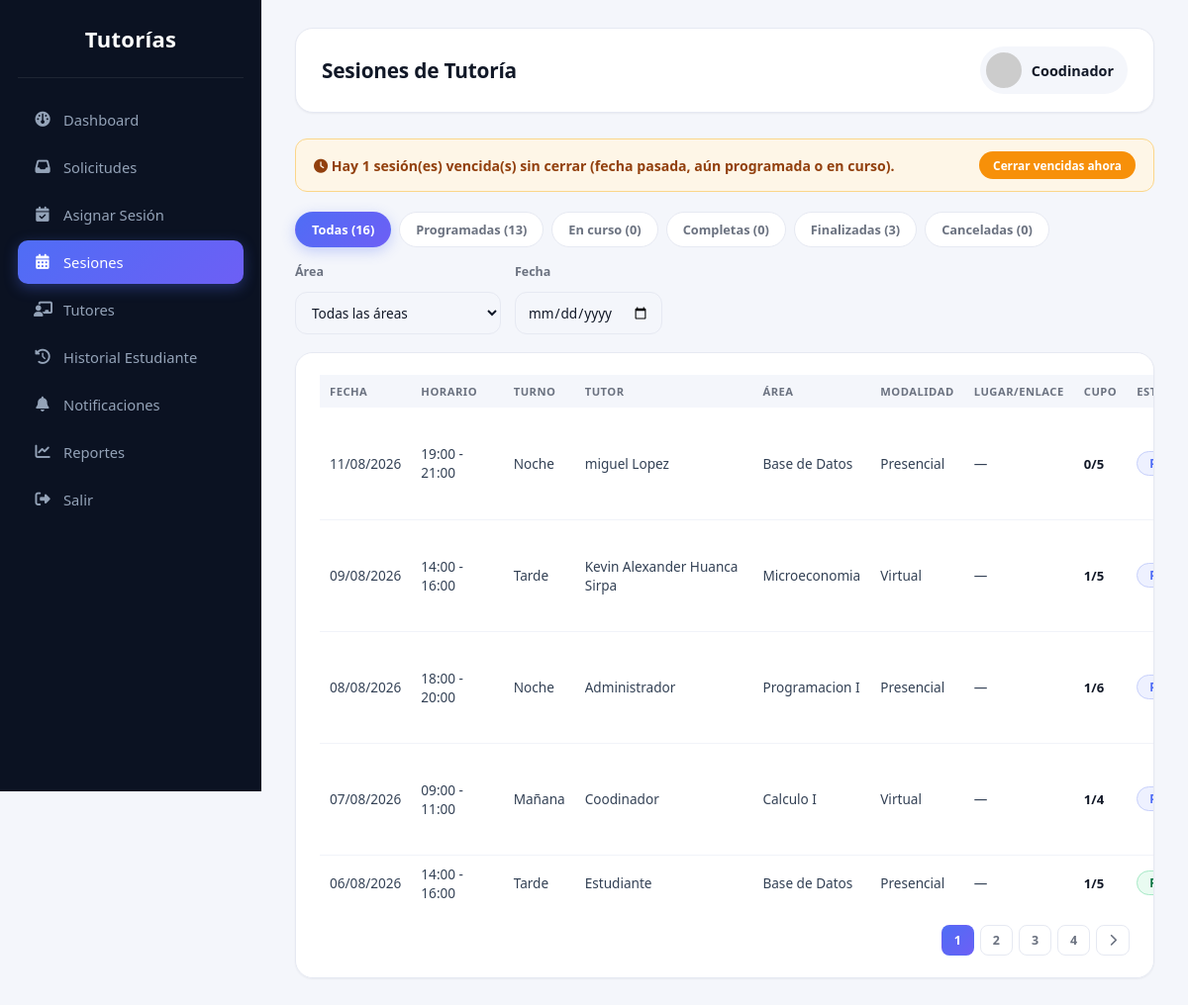
/coordinador/sesiones.php (signed in), run on the app's committed database.
### tables this page shows
CREATE TABLE `sesion_tutoria` (
  `id_sesion` int(11) NOT NULL,
  `id_plan` int(11) NOT NULL,
  `id_tutor` int(11) NOT NULL,
  `id_coordinador` int(11) NOT NULL,
  `id_area` int(11) NOT NULL,
  `turno` enum('mañana','tarde','noche') NOT NULL,
  `fecha` date NOT NULL,
  `hora_inicio` time NOT NULL,
  `hora_fin` time NOT NULL,
  `modalidad` enum('presencial','virtual') NOT NULL,
  `cupo_maximo` int(11) NOT NULL DEFAULT 5,
  `cupo_actual` int(11) NOT NULL DEFAULT 0,
  `estado` enum('programada','en curso','completa','finalizada','cancelada') NOT NULL DEFAULT 'programada'
);

CREATE TABLE `area_academica` (
  `id_area` int(11) NOT NULL,
  `nombre_area` varchar(120) NOT NULL,
  `descripcion` varchar(255) DEFAULT NULL,
  `id_carrera` int(11) NOT NULL
);

### coordinador/sesiones.php (the view, shortened to what this page needs)
<?php
require_once '../config/conexion.php';
$filtro_estado = $_GET['estado'] ?? 'todas';
$filtro_area = $_GET['id_area'] ?? '';
$filtro_fecha = $_GET['fecha'] ?? '';
$sql = "
SELECT st.id_sesion, st.fecha, st.hora_inicio, st.hora_fin, st.turno, st.modalidad,
    st.cupo_maximo, st.cupo_actual, st.estado,
    CONCAT(ut.nombre,' ',ut.apellido) AS tutor,
    a.nombre_area, a.id_area,
    dm.aula, dm.edificio, dm.plataforma, dm.enlace
FROM sesion_tutoria st
JOIN tutor t ON st.id_tutor = t.id_tutor
JOIN usuario ut ON t.id_tutor = ut.id_usuario
JOIN area_academica a ON st.id_area = a.id_area
LEFT JOIN detalle_modalidad_sesion dm ON st.id_sesion = dm.id_sesion
WHERE 1=1
";
$params = [];
$sql .= " ORDER BY st.fecha DESC, st.hora_inicio DESC";
$stmt = $pdo->prepare($sql);
$stmt->execute($params);
$sesiones = $stmt->fetchAll();
$conteos = $pdo->query("SELECT estado, COUNT(*) AS total FROM sesion_tutoria GROUP BY estado")->fetchAll(PDO::FETCH_KEY_PAIR);
$c_programada = $conteos['programada'] ?? 0;
$c_en_curso = $conteos['en curso'] ?? 0;
$c_completa = $conteos['completa'] ?? 0;
$c_finalizada = $conteos['finalizada'] ?? 0;
$c_cancelada = $conteos['cancelada'] ?? 0;
$c_todas = array_sum($conteos);
$vencidas_pendientes = $pdo->query("
    SELECT COUNT(*) FROM sesion_tutoria
    WHERE estado IN ('programada','en curso') AND fecha < CURDATE()
")->fetchColumn();
$pag_ses = isset($_GET['pag_ses']) ? max(1, (int)$_GET['pag_ses']) : 1;
$por_pagina_ses = 5;
$total_ses_filtradas = count($sesiones);
$total_paginas_ses = max(1, (int)ceil($total_ses_filtradas / $por_pagina_ses));
$offset_ses = ($pag_ses - 1) * $por_pagina_ses;
$sesiones_paginadas = array_slice($sesiones, $offset_ses, $por_pagina_ses);
function construir_url_pagina_sesiones($pag_ses_val, $filtro_estado, $filtro_area, $filtro_fecha) {
    $params = [
        'estado' => $filtro_estado,
        'id_area' => $filtro_area,
        'fecha' => $filtro_fecha,
        'pag_ses' => $pag_ses_val,
    ];
    return '?' . http_build_query($params);
}
?>
<!DOCTYPE html>
<html lang="es">
<head>
<link rel="stylesheet"
href="https://cdnjs.cloudflare.com/ajax/libs/font-awesome/6.7.1/css/all.min.css">
<link rel="stylesheet" href="../assets/css/reportes.css">
<link rel="stylesheet" href="../assets/css/coordinador.css">
<link rel="stylesheet" href="../assets/css/sesiones.css">
</head>
<body>
<div class="sidebar">
    <div class="logo">Tutorías</div>
    <a href="dashboard.php">
        <i class="fa-solid fa-gauge"></i><span>Dashboard</span>
    </a>
    <a href="solicitudes.php">
        <i class="fa-solid fa-inbox"></i><span>Solicitudes</span>
    </a>
    <a href="asignar_sesion.php">
        <i class="fa-solid fa-calendar-check"></i><span>Asignar Sesión</span>
    </a>
    <a href="sesiones.php" class="active">
        <i class="fa-solid fa-calendar-days"></i><span>Sesiones</span>
    </a>
    <a href="tutores.php">
        <i class="fa-solid fa-chalkboard-user"></i><span>Tutores</span>
    </a>
    <a href="historial_estudiante.php">
        <i class="fa-solid fa-clock-rotate-left"></i><span>Historial Estudiante</span>
    </a>
    <a href="notificaciones.php">
        <i class="fa-solid fa-bell"></i><span>Notificaciones</span>
    </a>
    <a href="reportes.php">
        <i class="fa-solid fa-chart-line"></i><span>Reportes</span>
    </a>
    <a href="../auth/logout.php">
        <i class="fa-solid fa-right-from-bracket"></i><span>Salir</span>
    </a>
</div>
<div class="main">
    <div class="topbar">
        <h2>Sesiones de Tutoría</h2>
        <div class="user">
            <img src="https://ui-avatars.com/api/?name=<?= urlencode($_SESSION['nombre']) ?>&background=4f6df5&color=fff">
            <?= htmlspecialchars($_SESSION['nombre']) ?>
        </div>
    </div>
    <?php if ($vencidas_pendientes > 0): ?>
    <div class="alerta alerta-warning">
        <span><i class="fa-solid fa-clock"></i> Hay <?= $vencidas_pendientes ?> sesión(es) vencida(s) sin cerrar (fecha pasada, aún programada o en curso).</span>
        <a class="btn-mini btn-warning" href="sesiones.php?cerrar_vencidas=1"
           onclick="return confirm('¿Cerrar automáticamente las sesiones vencidas? Se marcarán como finalizadas.');">Cerrar vencidas ahora</a>
    </div>
    <?php endif; ?>
    <div class="tabs">
        <a href="?estado=todas" class="<?= $filtro_estado==='todas'?'activo':'' ?>">Todas (<?= $c_todas ?>)</a>
        <a href="?estado=programada" class="<?= $filtro_estado==='programada'?'activo':'' ?>">Programadas (<?= $c_programada ?>)</a>
        <a href="?estado=en curso" class="<?= $filtro_estado==='en curso'?'activo':'' ?>">En curso (<?= $c_en_curso ?>)</a>
        <a href="?estado=completa" class="<?= $filtro_estado==='completa'?'activo':'' ?>">Completas (<?= $c_completa ?>)</a>
        <a href="?estado=finalizada" class="<?= $filtro_estado==='finalizada'?'activo':'' ?>">Finalizadas (<?= $c_finalizada ?>)</a>
        <a href="?estado=cancelada" class="<?= $filtro_estado==='cancelada'?'activo':'' ?>">Canceladas (<?= $c_cancelada ?>)</a>
    </div>
    <form method="GET" class="filtros">
        <div class="campo">
            <label>Área</label>
            <select name="id_area" onchange="this.form.submit()">
                <option value="">Todas las áreas</option>
            </select>
        </div>
        <div class="campo">
            <label>Fecha</label>
            <input type="date" name="fecha" value="<?= htmlspecialchars($filtro_fecha) ?>" onchange="this.form.submit()">
        </div>
    </form>
    <div class="bloque bloque-ancho tabla-scroll">
        <?php if (count($sesiones) === 0): ?>
            <p class="vacio"><i class="fa-solid fa-circle-info"></i> No hay sesiones con este filtro.</p>
        <?php else: ?>
        <table>
            <thead>
                <tr>
                    <th>Fecha</th><th>Horario</th><th>Turno</th><th>Tutor</th><th>Área</th>
                    <th>Modalidad</th><th>Lugar/Enlace</th><th>Cupo</th><th>Estado</th><th>Acciones</th>
                </tr>
            </thead>
            <tbody>
                <?php foreach ($sesiones_paginadas as $s): ?>
                <tr>
                    <td><?= date('d/m/Y', strtotime($s['fecha'])) ?></td>
                    <td><?= substr($s['hora_inicio'],0,5) ?> - <?= substr($s['hora_fin'],0,5) ?></td>
                    <td><?= ucfirst($s['turno']) ?></td>
                    <td><?= htmlspecialchars($s['tutor']) ?></td>
                    <td><?= htmlspecialchars($s['nombre_area']) ?></td>
                    <td><?= ucfirst($s['modalidad']) ?></td>
                    <td>
                        <?php if ($s['modalidad'] === 'presencial'): ?>
                            <?= htmlspecialchars(trim(($s['aula'] ?? '').' '.($s['edificio'] ? '- '.$s['edificio'] : ''))) ?: '—' ?>
                        <?php else: ?>
                            <?= $s['enlace'] ? '<a href="'.htmlspecialchars($s['enlace']).'" target="_blank">'.htmlspecialchars($s['plataforma'] ?: 'Enlace').'</a>' : '—' ?>
                        <?php endif; ?>
                    </td>
                    <td>
                        <span class="cupo <?= $s['cupo_actual'] >= $s['cupo_maximo'] ? 'lleno' : '' ?>">
                            <?= $s['cupo_actual'] ?>/<?= $s['cupo_maximo'] ?>
                        </span>
                    </td>
                    <td><span class="badge-estado <?= str_replace(' ','_',$s['estado']) ?>"><?= ucfirst($s['estado']) ?></span></td>
                </tr>
                <?php endforeach; ?>
            </tbody>
        </table>
        <?php if ($total_paginas_ses > 1): ?>
        <div class="paginacion">
            <?php for ($i = 1; $i <= $total_paginas_ses; $i++): ?>
                <?php if ($i === $pag_ses): ?>
                    <span class="pagina-actual"><?= $i ?></span>
                <?php else: ?>
                    <a href="<?= construir_url_pagina_sesiones($i, $filtro_estado, $filtro_area, $filtro_fecha) ?>"><?= $i ?></a>
                <?php endif; ?>
            <?php endfor; ?>
            <?php if ($pag_ses < $total_paginas_ses): ?>
                <a href="<?= construir_url_pagina_sesiones($pag_ses + 1, $filtro_estado, $filtro_area, $filtro_fecha) ?>"><i class="fa-solid fa-chevron-right"></i></a>
            <?php endif; ?>
        </div>
        <?php endif; ?>
        <?php endif; ?>
    </div>
</div>
</body>
</html>

### assets/css/reportes.css (style rules this page uses)
:root { --bg:#f4f6fb; --surface:#ffffff; --border:#e6e9f2; --text:#111827; --muted:#6b7280; --sidebar:#0b1222; --sidebar-hover:#161f36; --accent:#4f6df5; --accent-soft:#eef1ff; --green:#12b76a; --green-soft:#e9fbf1; --red:#f04438; --red-soft:#fef1f0; --orange:#f79009; --orange-soft:#fef6e7; --radius-lg:18px; --radius-md:12px; --shadow-sm:0 1px 2px rgba(16,24,40,.05); --shadow-md:0 10px 24px rgba(16,24,40,.08); }
* { margin:0; padding:0; box-sizing:border-box; font-family:'Segoe UI',system-ui,-apple-system,sans-serif; }
body { background:var(--bg); display:flex; color:var(--text); -webkit-font-smoothing:antialiased; }
.sidebar { width:264px; background:var(--sidebar); min-height:100vh; position:fixed; left:0; top:0; padding:24px 18px; display:flex; flex-direction:column; }
.logo { color:#ffffff; font-size:22px; font-weight:700; text-align:center; letter-spacing:.3px; padding-bottom:24px; border-bottom:1px solid rgba(255,255,255,.08); margin-bottom:20px; }
.sidebar a { display:flex; align-items:center; gap:12px; color:#94a3b8; text-decoration:none; padding:12px 16px; border-radius:10px; margin-bottom:4px; transition:.18s ease; font-size:.92rem; font-weight:500; }
.sidebar a.active { background:linear-gradient(135deg,var(--accent),#6d5ff5); color:#ffffff; box-shadow:0 4px 14px rgba(79,109,245,.35); }
.sidebar i { width:18px; text-align:center; font-size:.95rem; }
.main { margin-left:264px; width:calc(100% - 264px); padding:28px 34px; max-width:1600px; }
.topbar { background:var(--surface); padding:18px 26px; border-radius:var(--radius-lg); border:1px solid var(--border); box-shadow:var(--shadow-sm); display:flex; justify-content:space-between; align-items:center; margin-bottom:26px; }
.topbar h2 { color:var(--text); font-size:1.3rem; font-weight:700; letter-spacing:-.2px; }
.user { display:flex; align-items:center; gap:10px; font-weight:600; color:var(--text); font-size:.9rem; background:var(--bg); padding:6px 14px 6px 6px; border-radius:999px; }
.user img { width:36px; height:36px; border-radius:50%; }
.bloque { background:var(--surface); border-radius:var(--radius-lg); border:1px solid var(--border); box-shadow:var(--shadow-sm); padding:22px 24px; transition:.2s ease; }
table { width:100%; border-collapse:collapse; }
thead { background:var(--bg); }
th { color:var(--muted); font-size:.7rem; text-transform:uppercase; letter-spacing:.5px; font-weight:700; padding:9px 10px; text-align:left; }
td { padding:9px 10px; font-size:.85rem; color:#334155; border-bottom:1px solid #f1f3f9; }
tbody tr { transition:.15s ease; }
tbody tr:last-child td { border-bottom:none; }

### assets/css/coordinador.css (style rules this page uses)
.alerta { display:flex; align-items:center; gap:10px; padding:12px 18px; border-radius:var(--radius-md); font-size:.88rem; font-weight:600; margin-bottom:20px; }
.bloque-ancho { grid-column:1 / -1; margin-bottom:20px; }
.badge-estado { padding:4px 12px; border-radius:999px; font-size:.72rem; font-weight:700; text-transform:capitalize; display:inline-block; white-space:nowrap; }
.badge-estado.programada { background:var(--accent-soft); color:var(--accent); border:1px solid #c7d0fb; }
.badge-estado.finalizada { background:var(--green-soft); color:#087443; border:1px solid #a6e9c6; }
.tabs { display:flex; gap:8px; margin-bottom:16px; flex-wrap:wrap; }
.tabs a { padding:8px 16px; border-radius:999px; background:var(--surface); color:var(--muted); text-decoration:none; font-size:.8rem; font-weight:700; border:1px solid var(--border); transition:.15s ease; }
.tabs a.activo { background:linear-gradient(135deg,var(--accent),#6d5ff5); color:#fff; border-color:transparent; box-shadow:0 4px 14px rgba(79,109,245,.3); }
.filtros { display:flex; gap:14px; align-items:flex-end; flex-wrap:wrap; margin-bottom:18px; }
.filtros label { font-size:.78rem; font-weight:600; color:var(--muted); display:block; margin-bottom:6px; }
.campo { display:flex; flex-direction:column; gap:6px; }
.campo label { font-size:.78rem; font-weight:600; color:var(--muted); }
select, input[type="text"], input[type="date"], input[type="time"], input[type="number"], input[type="email"], textarea { padding:10px 12px; border:1px solid var(--border); border-radius:var(--radius-md); font-size:.85rem; color:var(--text); background:var(--bg); transition:.15s ease; font-family:inherit; }
.btn-mini { display:inline-block; padding:6px 14px; border-radius:999px; font-size:.74rem; font-weight:700; text-decoration:none; color:#fff; transition:.15s ease; }

### data on the page
sesion_tutoria: fecha "11/08/2026", hora_inicio "19:00", hora_fin "21:00", turno "Noche", tutor "miguel Lopez", id_area.nombre_area "Base de Datos", modalidad "Presencial", edificio "—", cupo_actual "0", cupo_maximo "5"
sesion_tutoria: fecha "09/08/2026", hora_inicio "14:00", hora_fin "16:00", turno "Tarde", tutor "Kevin Alexander Huanca Sirpa", id_area.nombre_area "Microeconomia", modalidad "Virtual", cupo_actual "1", cupo_maximo "5"
sesion_tutoria: fecha "08/08/2026", hora_inicio "18:00", hora_fin "20:00", turno "Noche", tutor "Administrador", id_area.nombre_area "Programacion I", modalidad "Presencial", edificio "—", cupo_actual "1", cupo_maximo "6"
sesion_tutoria: fecha "07/08/2026", hora_inicio "09:00", hora_fin "11:00", turno "Mañana", tutor "Coodinador", id_area.nombre_area "Calculo I", modalidad "Virtual", cupo_actual "1", cupo_maximo "4"
sesion_tutoria: fecha "06/08/2026", hora_inicio "14:00", hora_fin "16:00", turno "Tarde", tutor "Estudiante", id_area.nombre_area "Base de Datos", modalidad "Presencial", edificio "—", cupo_actual "1", cupo_maximo "5"

### other printed values
$_SESSION['nombre'] "Coodinador"
$vencidas_pendientes "1"
$c_todas "16"
$c_programada "13"
$c_en_curso "0"
$c_completa "0"
$c_finalizada "3"
$c_cancelada "0"
